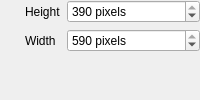
               <widget class="QWidget" name="imageFigureSizeWidget" native="true">
                <layout class="QFormLayout" name="formLayout_9">
                 <property name="leftMargin">
                  <number>25</number>
                 </property>
                 <property name="topMargin">
                  <number>0</number>
                 </property>
                 <property name="rightMargin">
                  <number>0</number>
                 </property>
                 <property name="bottomMargin">
                  <number>0</number>
                 </property>
                 <item row="0" column="0">
                  <widget class="QLabel" name="label_16">
                   <property name="text">
                    <string>Height</string>
                   </property>
                  </widget>
                 </item>
                 <item row="1" column="0">
                  <widget class="QLabel" name="label_19">
                   <property name="text">
                    <string>Width</string>
                   </property>
                  </widget>
                 </item>
                 <item row="0" column="1">
                  <widget class="QSpinBox" name="imageFigureHeight">
                   <property name="maximumSize">
                    <size>
                     <width>16777215</width>
                     <height>16777215</height>
                    </size>
                   </property>
                   <property name="suffix">
                    <string> pixels</string>
                   </property>
                   <property name="maximum">
                    <number>390</number>
                   </property>
                   <property name="value">
                    <number>390</number>
                   </property>
                  </widget>
                 </item>
                 <item row="1" column="1">
                  <widget class="QSpinBox" name="imageFigureWidth">
                   <property name="maximumSize">
                    <size>
                     <width>16777215</width>
                     <height>16777215</height>
                    </size>
                   </property>
                   <property name="suffix">
                    <string> pixels</string>
                   </property>
                   <property name="maximum">
                    <number>590</number>
                   </property>
                   <property name="value">
                    <number>590</number>
                   </property>
                  </widget>
                 </item>
                </layout>
               </widget>
